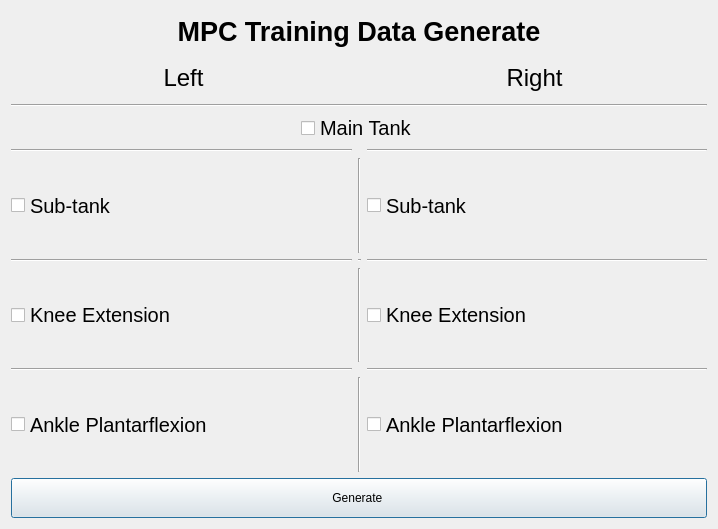
<?xml version="1.0" encoding="UTF-8"?>
<ui version="4.0">
 <class>MPC_Training_window</class>
 <widget class="QDialog" name="MPC_Training_window">
  <property name="geometry">
   <rect>
    <x>0</x>
    <y>0</y>
    <width>718</width>
    <height>529</height>
   </rect>
  </property>
  <property name="windowTitle">
   <string>Dialog</string>
  </property>
  <layout class="QVBoxLayout" name="verticalLayout_2" stretch="1,1,1,1,8,1">
   <item>
    <widget class="QLabel" name="label_3">
     <property name="font">
      <font>
       <pointsize>20</pointsize>
       <weight>75</weight>
       <bold>true</bold>
      </font>
     </property>
     <property name="text">
      <string>MPC Training Data Generate</string>
     </property>
     <property name="alignment">
      <set>Qt::AlignCenter</set>
     </property>
    </widget>
   </item>
   <item>
    <layout class="QHBoxLayout" name="horizontalLayout">
     <item>
      <layout class="QHBoxLayout" name="horizontalLayout_2">
       <item>
        <widget class="QLabel" name="label">
         <property name="font">
          <font>
           <pointsize>18</pointsize>
          </font>
         </property>
         <property name="text">
          <string>Left</string>
         </property>
         <property name="alignment">
          <set>Qt::AlignCenter</set>
         </property>
        </widget>
       </item>
       <item>
        <widget class="QLabel" name="label_2">
         <property name="font">
          <font>
           <pointsize>18</pointsize>
          </font>
         </property>
         <property name="text">
          <string>Right</string>
         </property>
         <property name="alignment">
          <set>Qt::AlignCenter</set>
         </property>
        </widget>
       </item>
      </layout>
     </item>
    </layout>
   </item>
   <item>
    <widget class="Line" name="line">
     <property name="orientation">
      <enum>Qt::Horizontal</enum>
     </property>
    </widget>
   </item>
   <item>
    <layout class="QHBoxLayout" name="horizontalLayout_3">
     <item>
      <spacer name="horizontalSpacer">
       <property name="orientation">
        <enum>Qt::Horizontal</enum>
       </property>
       <property name="sizeHint" stdset="0">
        <size>
         <width>40</width>
         <height>20</height>
        </size>
       </property>
      </spacer>
     </item>
     <item>
      <widget class="QCheckBox" name="checkBox_main_tank">
       <property name="font">
        <font>
         <pointsize>15</pointsize>
        </font>
       </property>
       <property name="text">
        <string>Main Tank</string>
       </property>
      </widget>
     </item>
     <item>
      <spacer name="horizontalSpacer_2">
       <property name="orientation">
        <enum>Qt::Horizontal</enum>
       </property>
       <property name="sizeHint" stdset="0">
        <size>
         <width>40</width>
         <height>20</height>
        </size>
       </property>
      </spacer>
     </item>
    </layout>
   </item>
   <item>
    <layout class="QGridLayout" name="gridLayout">
     <item row="3" column="0">
      <widget class="QCheckBox" name="checkBox_left_knee_ext">
       <property name="sizePolicy">
        <sizepolicy hsizetype="Minimum" vsizetype="Preferred">
         <horstretch>0</horstretch>
         <verstretch>0</verstretch>
        </sizepolicy>
       </property>
       <property name="font">
        <font>
         <pointsize>15</pointsize>
        </font>
       </property>
       <property name="text">
        <string>Knee Extension</string>
       </property>
      </widget>
     </item>
     <item row="1" column="2">
      <widget class="QCheckBox" name="checkBox_right_sub_tank">
       <property name="sizePolicy">
        <sizepolicy hsizetype="Minimum" vsizetype="Preferred">
         <horstretch>0</horstretch>
         <verstretch>0</verstretch>
        </sizepolicy>
       </property>
       <property name="font">
        <font>
         <pointsize>15</pointsize>
        </font>
       </property>
       <property name="text">
        <string>Sub-tank</string>
       </property>
      </widget>
     </item>
     <item row="0" column="0">
      <widget class="Line" name="line_5">
       <property name="orientation">
        <enum>Qt::Horizontal</enum>
       </property>
      </widget>
     </item>
     <item row="5" column="1">
      <widget class="Line" name="line_4">
       <property name="orientation">
        <enum>Qt::Vertical</enum>
       </property>
      </widget>
     </item>
     <item row="5" column="0">
      <widget class="QCheckBox" name="checkBox_left_ank_pla">
       <property name="sizePolicy">
        <sizepolicy hsizetype="Minimum" vsizetype="Preferred">
         <horstretch>0</horstretch>
         <verstretch>0</verstretch>
        </sizepolicy>
       </property>
       <property name="font">
        <font>
         <pointsize>15</pointsize>
        </font>
       </property>
       <property name="text">
        <string>Ankle Plantarflexion</string>
       </property>
      </widget>
     </item>
     <item row="3" column="1">
      <widget class="Line" name="line_3">
       <property name="orientation">
        <enum>Qt::Vertical</enum>
       </property>
      </widget>
     </item>
     <item row="1" column="0">
      <widget class="QCheckBox" name="checkBox_left_sub_tank">
       <property name="sizePolicy">
        <sizepolicy hsizetype="Preferred" vsizetype="Preferred">
         <horstretch>0</horstretch>
         <verstretch>0</verstretch>
        </sizepolicy>
       </property>
       <property name="font">
        <font>
         <pointsize>15</pointsize>
        </font>
       </property>
       <property name="layoutDirection">
        <enum>Qt::LeftToRight</enum>
       </property>
       <property name="text">
        <string>Sub-tank</string>
       </property>
      </widget>
     </item>
     <item row="3" column="2">
      <widget class="QCheckBox" name="checkBox_right_knee_ext">
       <property name="sizePolicy">
        <sizepolicy hsizetype="Minimum" vsizetype="Preferred">
         <horstretch>0</horstretch>
         <verstretch>0</verstretch>
        </sizepolicy>
       </property>
       <property name="font">
        <font>
         <pointsize>15</pointsize>
        </font>
       </property>
       <property name="text">
        <string>Knee Extension</string>
       </property>
      </widget>
     </item>
     <item row="5" column="2">
      <widget class="QCheckBox" name="checkBox_right_ank_pla">
       <property name="sizePolicy">
        <sizepolicy hsizetype="Minimum" vsizetype="Preferred">
         <horstretch>0</horstretch>
         <verstretch>0</verstretch>
        </sizepolicy>
       </property>
       <property name="font">
        <font>
         <pointsize>15</pointsize>
        </font>
       </property>
       <property name="text">
        <string>Ankle Plantarflexion</string>
       </property>
      </widget>
     </item>
     <item row="2" column="1">
      <widget class="Line" name="line_7">
       <property name="orientation">
        <enum>Qt::Horizontal</enum>
       </property>
      </widget>
     </item>
     <item row="1" column="1">
      <widget class="Line" name="line_2">
       <property name="orientation">
        <enum>Qt::Vertical</enum>
       </property>
      </widget>
     </item>
     <item row="2" column="0">
      <widget class="Line" name="line_6">
       <property name="orientation">
        <enum>Qt::Horizontal</enum>
       </property>
      </widget>
     </item>
     <item row="4" column="0">
      <widget class="Line" name="line_8">
       <property name="orientation">
        <enum>Qt::Horizontal</enum>
       </property>
      </widget>
     </item>
     <item row="4" column="2">
      <widget class="Line" name="line_9">
       <property name="orientation">
        <enum>Qt::Horizontal</enum>
       </property>
      </widget>
     </item>
     <item row="0" column="2">
      <widget class="Line" name="line_10">
       <property name="orientation">
        <enum>Qt::Horizontal</enum>
       </property>
      </widget>
     </item>
     <item row="2" column="2">
      <widget class="Line" name="line_11">
       <property name="orientation">
        <enum>Qt::Horizontal</enum>
       </property>
      </widget>
     </item>
    </layout>
   </item>
   <item>
    <widget class="QPushButton" name="btn_gen">
     <property name="sizePolicy">
      <sizepolicy hsizetype="Minimum" vsizetype="Preferred">
       <horstretch>0</horstretch>
       <verstretch>0</verstretch>
      </sizepolicy>
     </property>
     <property name="text">
      <string>Generate </string>
     </property>
    </widget>
   </item>
  </layout>
 </widget>
 <resources/>
 <connections/>
</ui>
